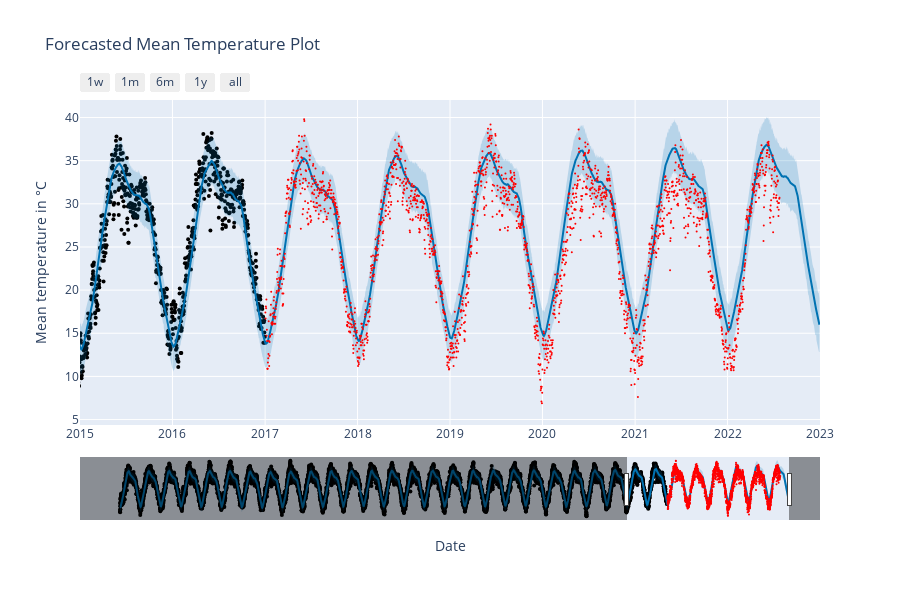

The cell this chart's notebook holds for it:
### Code cell
from prophet.plot import plot_plotly
from plotly import graph_objs as go  

df_test = Delhi_NCR[Delhi_NCR.index > climate_train.index.max()].reset_index()

fig1 = plot_plotly(m, forecast)

# Add a scatter plot
fig1.add_trace(go.Scatter(
    x=df_test['date'],
    y=df_test['meantemp'],
    mode='markers',
    marker=dict(color='red', size=2),
    name='true data'
))

fig1.update_xaxes(
    range=['2015-01-01', '2023-01-01']  # Set your desired date range
)

# Add legend
fig1.update_layout(
    title='Forecasted Mean Temperature Plot',
    xaxis_title='Date',
    yaxis_title='Mean temperature in °C',
    legend=dict(
        title='Legend Title',
        orientation='h',  # 'h' for horizontal, 'v' for vertical
        x=0.5,  # Adjust the legend position horizontally
        y=1.1,  # Adjust the legend position vertically
    )
)

fig1.show()

### Figure 1 — Plotly figure (JSON) as saved in the notebook; plotly's stock layout.template omitted (floating-point values rounded to 4 significant figures; data arrays with more than 128 entries replaced by an {"elided": "..."} marker saying what was removed)
{"data": [{"marker": {"color": "black", "size": 4}, "mode": "markers", "name": "Actual", "type": "scatter", "x": {"elided": "9768 str values"}, "y": {"elided": "9768 float values"}}, {"hoverinfo": "skip", "line": {"width": 0}, "mode": "lines", "type": "scatter", "x": {"elided": "11958 str values"}, "y": {"elided": "11958 float values"}}, {"fill": "tonexty", "fillcolor": "rgba(0, 114, 178, 0.2)", "line": {"color": "#0072B2", "width": 2}, "mode": "lines", "name": "Predicted", "type": "scatter", "x": {"elided": "11958 str values"}, "y": {"elided": "11958 float values"}}, {"fill": "tonexty", "fillcolor": "rgba(0, 114, 178, 0.2)", "hoverinfo": "skip", "line": {"width": 0}, "mode": "lines", "type": "scatter", "x": {"elided": "11958 str values"}, "y": {"elided": "11958 float values"}}, {"marker": {"color": "red", "size": 2}, "mode": "markers", "name": "true data", "type": "scatter", "x": {"elided": "2031 str values"}, "y": {"elided": "2031 float values"}}], "layout": {"height": 600, "legend": {"orientation": "h", "title": {"text": "Legend Title"}, "x": 0.5, "y": 1.1}, "showlegend": false, "title": {"text": "Forecasted Mean Temperature Plot"}, "width": 900, "xaxis": {"range": ["2015-01-01", "2023-01-01"], "rangeselector": {"buttons": [{"count": 7, "label": "1w", "step": "day", "stepmode": "backward"}, {"count": 1, "label": "1m", "step": "month", "stepmode": "backward"}, {"count": 6, "label": "6m", "step": "month", "stepmode": "backward"}, {"count": 1, "label": "1y", "step": "year", "stepmode": "backward"}, {"step": "all"}]}, "rangeslider": {"visible": true}, "title": {"text": "Date"}, "type": "date"}, "yaxis": {"title": {"text": "Mean temperature in °C"}}}}
